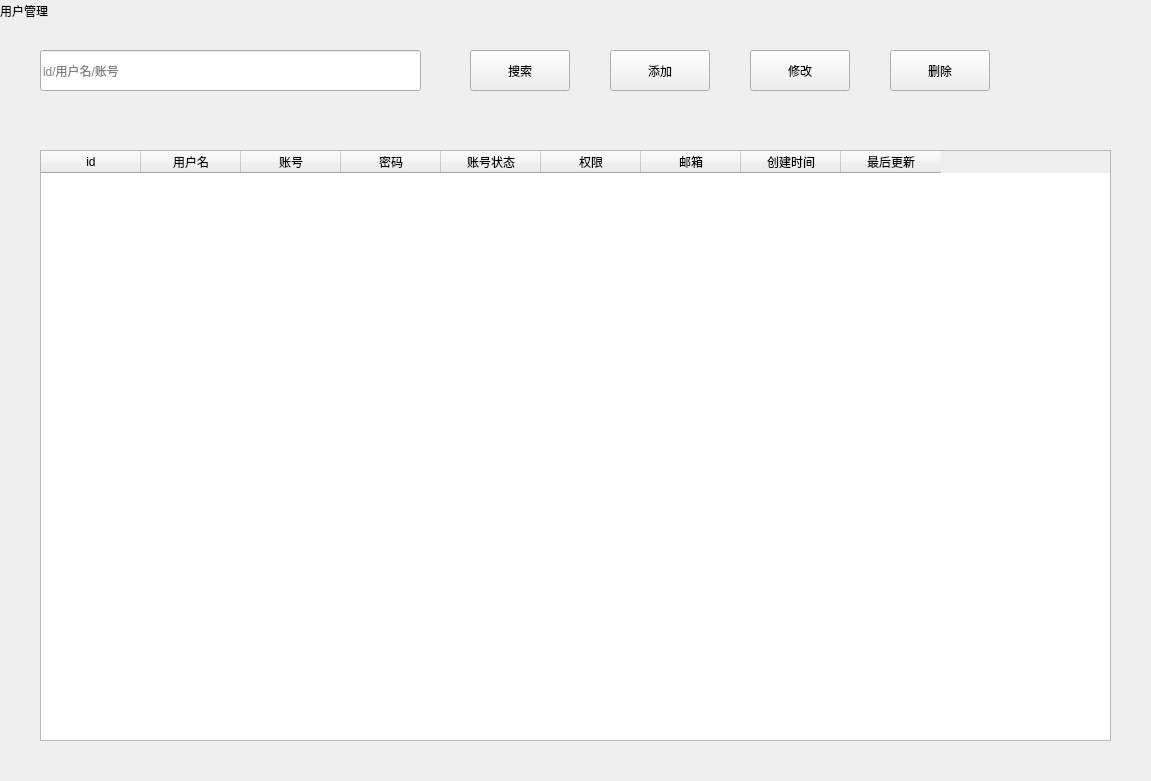
<?xml version="1.0" encoding="UTF-8"?>
<ui version="4.0">
 <class>User_Manage</class>
 <widget class="QWidget" name="User_Manage">
  <property name="geometry">
   <rect>
    <x>0</x>
    <y>0</y>
    <width>1151</width>
    <height>781</height>
   </rect>
  </property>
  <property name="windowTitle">
   <string>Form</string>
  </property>
  <widget class="QTableWidget" name="tableWidget">
   <property name="geometry">
    <rect>
     <x>40</x>
     <y>150</y>
     <width>1071</width>
     <height>591</height>
    </rect>
   </property>
   <property name="alternatingRowColors">
    <bool>true</bool>
   </property>
   <property name="selectionBehavior">
    <enum>QAbstractItemView::SelectRows</enum>
   </property>
   <column>
    <property name="text">
     <string>id</string>
    </property>
   </column>
   <column>
    <property name="text">
     <string>用户名</string>
    </property>
   </column>
   <column>
    <property name="text">
     <string>账号</string>
    </property>
   </column>
   <column>
    <property name="text">
     <string>密码</string>
    </property>
   </column>
   <column>
    <property name="text">
     <string>账号状态</string>
    </property>
   </column>
   <column>
    <property name="text">
     <string>权限</string>
    </property>
   </column>
   <column>
    <property name="text">
     <string>邮箱</string>
    </property>
   </column>
   <column>
    <property name="text">
     <string>创建时间</string>
    </property>
   </column>
   <column>
    <property name="text">
     <string>最后更新</string>
    </property>
   </column>
  </widget>
  <widget class="QLineEdit" name="lineEdit">
   <property name="geometry">
    <rect>
     <x>40</x>
     <y>50</y>
     <width>381</width>
     <height>41</height>
    </rect>
   </property>
   <property name="placeholderText">
    <string>id/用户名/账号</string>
   </property>
  </widget>
  <widget class="QPushButton" name="pushButton">
   <property name="geometry">
    <rect>
     <x>470</x>
     <y>50</y>
     <width>100</width>
     <height>41</height>
    </rect>
   </property>
   <property name="text">
    <string>搜索</string>
   </property>
  </widget>
  <widget class="QLabel" name="label">
   <property name="geometry">
    <rect>
     <x>0</x>
     <y>0</y>
     <width>81</width>
     <height>21</height>
    </rect>
   </property>
   <property name="text">
    <string>用户管理</string>
   </property>
  </widget>
  <widget class="QPushButton" name="increase">
   <property name="geometry">
    <rect>
     <x>610</x>
     <y>50</y>
     <width>100</width>
     <height>41</height>
    </rect>
   </property>
   <property name="text">
    <string>添加</string>
   </property>
  </widget>
  <widget class="QPushButton" name="delete_2">
   <property name="geometry">
    <rect>
     <x>890</x>
     <y>50</y>
     <width>100</width>
     <height>41</height>
    </rect>
   </property>
   <property name="text">
    <string>删除</string>
   </property>
  </widget>
  <widget class="QPushButton" name="modify">
   <property name="geometry">
    <rect>
     <x>750</x>
     <y>50</y>
     <width>100</width>
     <height>41</height>
    </rect>
   </property>
   <property name="text">
    <string>修改</string>
   </property>
  </widget>
 </widget>
 <resources/>
 <connections/>
</ui>
